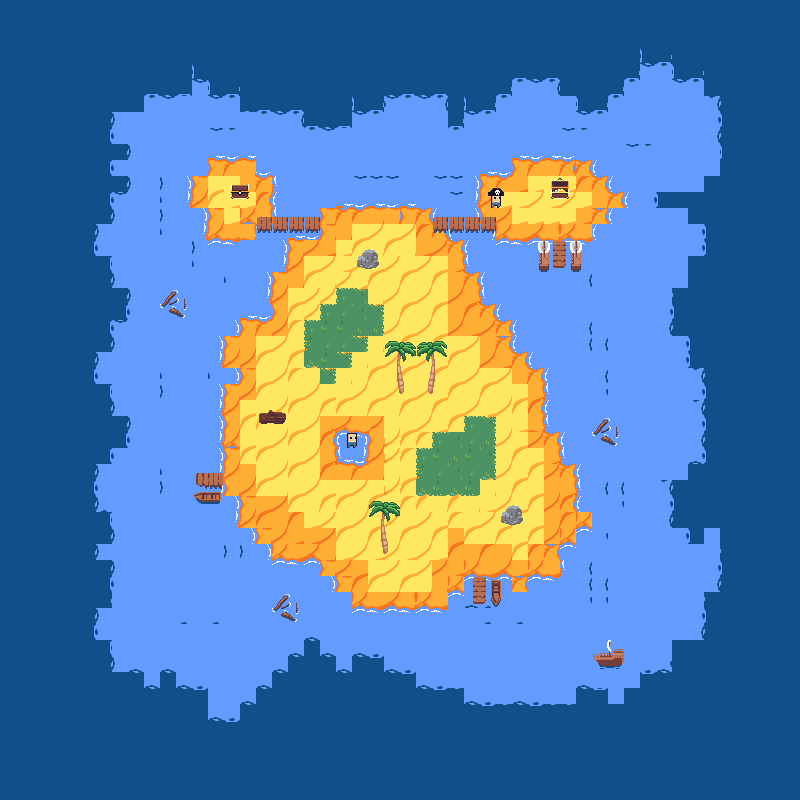

The image is a tile-based game level rendered from a .tmx file. Its description and source (layers, tilesets, objects; grid data summarised) follow:
An orthogonal 50x50 tile map with 16x16 px tiles, 9 tile layers (eau claire, haute mer, sable foncé, sable claire, ...), 2 tilesets and 62 objects (58x collision, birth_point, exit_ile).

<map version="1.8" tiledversion="1.8.2" orientation="orthogonal" renderorder="right-down" width="50" height="50" tilewidth="16" tileheight="16" infinite="0" nextlayerid="13" nextobjectid="74">
 <tileset firstgid="1" source="ile.tsx" />
 <tileset firstgid="649" source="nature.tsx" />
 <layer id="3" name="eau claire" width="50" height="50">
  <data>[2500 cells, 2500 non-empty, 1 distinct tile ids]</data>
 </layer>
 <layer id="1" name="haute mer" width="50" height="50">
  <data>[2500 cells, 1348 non-empty, 41 distinct tile ids]</data>
 </layer>
 <layer id="4" name="sable foncé" width="50" height="50">
  <data>[2500 cells, 564 non-empty, 32 distinct tile ids]</data>
 </layer>
 <layer id="6" name="sable claire" width="50" height="50">
  <data>[2500 cells, 305 non-empty, 4 distinct tile ids]</data>
 </layer>
 <layer id="7" name="herbe " width="50" height="50">
  <data>[2500 cells, 66 non-empty, 24 distinct tile ids]</data>
 </layer>
 <layer id="8" name="lac" width="50" height="50">
  <data>[2500 cells, 21 non-empty, 18 distinct tile ids]</data>
 </layer>
 <layer id="10" name="bateau" width="50" height="50">
  <data>[2500 cells, 22 non-empty, 18 distinct tile ids]</data>
 </layer>
 <layer id="9" name="elements" width="50" height="50">
  <data>[2500 cells, 72 non-empty, 38 distinct tile ids]</data>
 </layer>
 <layer id="11" name="perso + nature" width="50" height="50">
  <data>[2500 cells, 20 non-empty, 16 distinct tile ids]</data>
 </layer>
 <objectgroup id="12" name="objets">
  <object id="1" type="collision" x="511.333" y="152" width="81.3333" height="5.33333" />
  <object id="2" type="collision" x="591.333" y="158.667" width="16" height="18" />
  <object id="3" type="collision" x="607.333" y="178" width="16.6667" height="14" />
  <object id="4" type="collision" x="624.667" y="192.667" width="8" height="14.6667" />
  <object id="5" type="collision" x="608" y="207.333" width="26.6667" height="16.6667" />
  <object id="6" type="collision" x="591.333" y="224" width="16.6667" height="16" />
  <object id="8" type="collision" x="496.667" y="239.333" width="95.3333" height="32.6667" />
  <object id="9" type="collision" x="480.667" y="230.667" width="14.6667" height="10.6667" />
  <object id="10" type="collision" x="446" y="231.333" width="34.6667" height="8.66667" />
  <object id="11" type="collision" x="463.333" y="241.333" width="20" height="30.6667" />
  <object id="12" type="collision" x="479.333" y="272" width="16.6667" height="34" />
  <object id="13" type="collision" x="494" y="304" width="26" height="15.3333" />
  <object id="14" type="collision" x="511.333" y="320.667" width="18.6667" height="32" />
  <object id="15" type="collision" x="527.333" y="353.333" width="16.6667" height="15.3333" />
  <object id="16" type="collision" x="543.333" y="370" width="18" height="62" />
  <object id="17" type="collision" x="560" y="432" width="15.3333" height="35.3333" />
  <object id="18" type="collision" x="574.667" y="468.667" width="18.6667" height="43.3333" />
  <object id="19" type="collision" x="591.333" y="512" width="13.3333" height="16.6667" />
  <object id="20" type="collision" x="576" y="530" width="18" height="14.6667" />
  <object id="21" type="collision" x="560" y="544.667" width="17.3333" height="30" />
  <object id="22" type="collision" x="527.333" y="576" width="33.3333" height="15.3333" />
  <object id="23" type="collision" x="465.333" y="576" width="46.6667" height="16.6667" />
  <object id="24" type="collision" x="511.333" y="591.333" width="16.6667" height="17.3333" />
  <object id="25" type="collision" x="447.333" y="592" width="18" height="16" />
  <object id="26" type="collision" x="352" y="606" width="98.6667" height="18" />
  <object id="27" type="collision" x="334.667" y="592" width="18.6667" height="16" />
  <object id="28" type="collision" x="318.667" y="576" width="18" height="16" />
  <object id="29" type="collision" x="270.667" y="558.667" width="50" height="18" />
  <object id="30" type="collision" x="253.333" y="543.333" width="18.6667" height="16.6667" />
  <object id="31" type="collision" x="238" y="527.333" width="19.3333" height="17.3333" />
  <object id="32" type="collision" x="223.333" y="494.667" width="18" height="34" />
  <object id="33" type="collision" x="193.333" y="384" width="28.6667" height="110.667" />
  <object id="34" type="collision" x="194" y="368" width="46" height="15.3333" />
  <object id="35" type="collision" x="204.667" y="336.667" width="18" height="28.6667" />
  <object id="36" type="collision" x="201.333" y="319.333" width="39.3333" height="16" />
  <object id="37" type="collision" x="238.667" y="272" width="33.3333" height="45.3333" />
  <object id="38" type="collision" x="264" y="240.667" width="23.3333" height="30" />
  <object id="40" type="collision" x="257.333" y="228" width="61.3333" height="12" />
  <object id="42" type="collision" x="478.667" y="158.667" width="33.3333" height="14.6667" />
  <object id="43" type="collision" x="432" y="178" width="46.6667" height="28.6667" />
  <object id="44" x="430.667" y="207.333" width="50" height="6" />
  <object id="45" type="collision" x="335.333" y="188" width="96.6667" height="18.6667" />
  <object id="47" type="collision" x="259.333" y="410.667" width="24.6667" height="13.3333" />
  <object id="48" type="collision" x="378.667" y="543.333" width="12" height="8.66667" />
  <object id="50" type="collision" x="498.667" y="506.667" width="24" height="19.3333" />
  <object id="51" type="collision" x="357.333" y="248" width="20" height="19.3333" />
  <object id="53" type="collision" x="392" y="385.333" width="15.3333" height="7.33333" />
  <object id="54" type="collision" x="424" y="383.333" width="13.3333" height="9.33333" />
  <object id="55" type="collision" x="336.667" y="430.667" width="32" height="30.6667" />
  <object id="57" x="272" y="175.333" width="62" height="29.3333" />
  <object id="60" type="collision" x="255.333" y="157.333" width="18.6667" height="16.6667" />
  <object id="61" type="collision" x="208" y="144" width="46" height="13.3333" />
  <object id="62" type="collision" x="191.333" y="158" width="14.6667" height="17.3333" />
  <object id="63" type="collision" x="174" y="176" width="18" height="32" />
  <object id="64" type="collision" x="174" y="208.667" width="34.6667" height="14" />
  <object id="65" type="collision" x="207.333" y="239.333" width="50.6667" height="18" />
  <object id="66" type="collision" x="190.667" y="224" width="16" height="31.3333" />
  <object id="69" type="collision" x="232" y="185.333" width="17.3333" height="13.3333" />
  <object id="70" type="collision" x="551.333" y="180.667" width="17.3333" height="16.6667" />
  <object id="71" type="collision" x="489.333" y="186" width="11.3333" height="18.6667" />
  <object id="72" name="birth_point" x="451.167" y="531.917">
   <point />
  </object>
  <object id="73" name="exit_ile" x="225.333" y="469.333" width="24.3333" height="25.3333" />
 </objectgroup>
</map>
